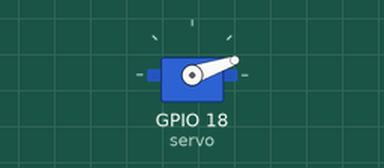
A program run on a simulated Raspberry Pi (BCM pin numbers). Parts: servo. Servo angles are drawn from the pulse width (0.5 ms = 0°, 2.5 ms = 180°); what the program prints to the terminal is not drawn.

Above: at 0.05 s.
At 0.15 s:
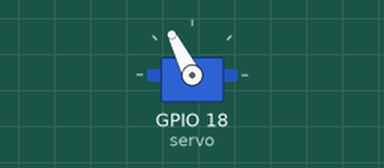
At 0.45 s:
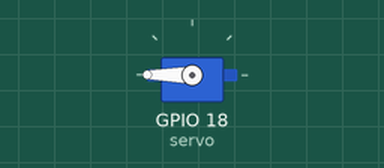
At 0.9 s:
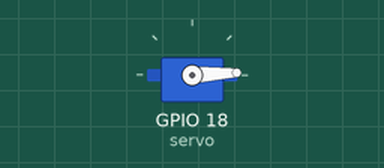
Timing chart, 0 to 3.2 s (numbered marks = the images above):
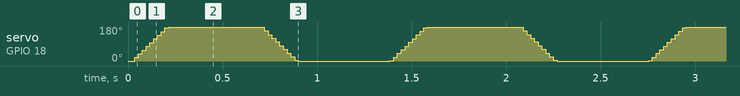

The program:

Sweep2.py
```python
import os
os.system("sudo pigpiod")
from gpiozero import AngularServo
from gpiozero.pins.pigpio import PiGPIOFactory
import time

my_factory = PiGPIOFactory()
myGPIO=18
SERVO_DELAY_SEC = 0.001
myCorrection=0.0
maxPW=(2.5+myCorrection)/1000
minPW=(0.5-myCorrection)/1000
servo =  AngularServo(myGPIO,initial_angle=0,min_angle=0, max_angle=180,min_pulse_width=minPW,max_pulse_width=maxPW,pin_factory=my_factory)

def loop():
    while True:
        for angle in range(0, 181, 1):
            servo.angle = angle
            time.sleep(SERVO_DELAY_SEC)
        time.sleep(0.5)
        for angle in range(180, -1, -1):
            servo.angle = angle
            time.sleep(SERVO_DELAY_SEC)
        time.sleep(0.5)

if __name__ == '__main__':
    print ('Program is starting...')
    try:
        loop()
    except KeyboardInterrupt:
        servo.close()
        os.system("sudo killall pigpiod")
        print("Ending program")
```
